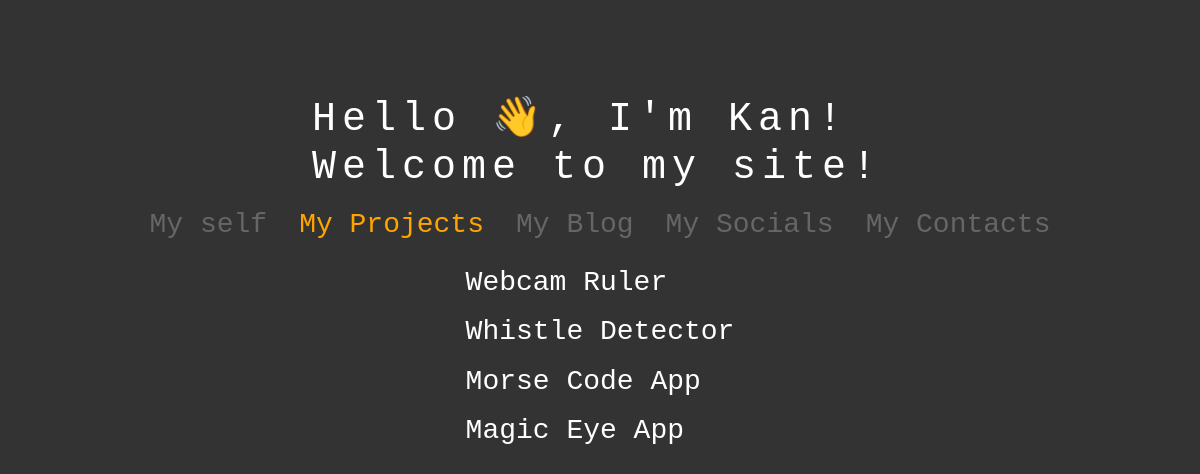
Page /projects on the earlier database version.
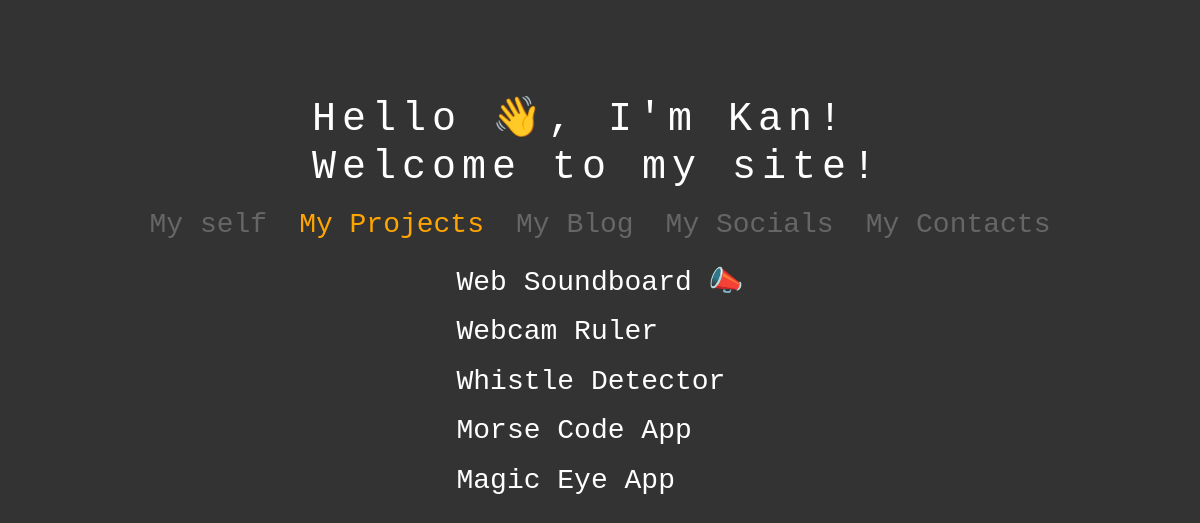
Same page on the later database version.
### apps/main/models.py (models this page shows, shortened)
class Post(models.Model):
    id = models.CharField(primary_key=True, unique=True, max_length=6, default=generate_id)
    title = models.CharField(max_length=200, unique=True,)
    slug = models.SlugField(unique=True, max_length=200)
    updated_on = models.DateTimeField(auto_now=True)
    created_on = models.DateTimeField(auto_now_add=True)
    raw_content = models.TextField()
    content = models.TextField(blank=True, null=True)
    content_type = models.IntegerField(choices=TYPE)
    status = models.IntegerField(choices=STATUS)
    objects = models.Manager()
    class Meta:
        ordering = ['-created_on']

### apps/new_main/views.py (the view)
# urls.py: path('projects', projects_view, name='projects'),
def projects_view(request):
    blog_list = Post.objects.filter(status=1, content_type=0).order_by('-created_on')
    project_list = Post.objects.filter(status=1, content_type=1).order_by('-created_on')
    return render(request, 'new_main/index.html', context={'blogs': blog_list,
                                                           'projects': project_list,
                                                           'anchor': 'projects'})

### apps/new_main/templates/new_main/index.html (shortened to what this page needs)
{% extends "_base.html" %}
{% load static %}
{% block ref %}
<link rel="stylesheet" href="https://use.fontawesome.com/releases/v5.0.10/css/all.css">
<link rel="stylesheet" type="text/css" href="{% static 'new_main/css/style.css' %}">
<link rel="stylesheet" type="text/css" href="{% static 'new_main/css/animations.css' %}">
{% endblock ref %}
{% block body_attr %}hx-headers='{"X-CSRFToken": "{{ csrf_token }}"}'{% endblock body_attr %}
{% block body %}
<div id="main">
    <div id='intro1' class="intro-div">
        <div class="typewriter"> <h1 id='intro1a'>Hello <span class='wave'>👋</span>, I'm Kan!</h1></div>
        <div class="typewriter"> <h1 id='intro1b'>Welcome to my site!</h1></div>
    </div>
    <div id="header-div1" class='fade-in-top header-div'>
        <h3 id='header-about' class="header" onclick="select_nav('about', '#header-div1');">My self</h3>
        <h3 id='header-projects' class="header" onclick="select_nav('projects', '#header-div1');">My Projects</h3>
        <h3 id='header-blogs' class="header" onclick="select_nav('blogs', '#header-div1'); blog_toggle(false);">My Blog</h3>
        <div style="display: flex; flex-direction: row; gap: 2em;">
        <h3 id='header-socials' class="header" onclick="select_nav('socials', '#header-div1');">My Socials</h3>
        <h3 id='header-contacts' class="header" onclick="select_nav('contacts', '#header-div1');">My Contacts</h3>
        </div>
    </div>
    <div id="content-div" class="fade-in-top">
        {% include "new_main/projects.html" with projects=projects %}
    </div>
</div>
{% endblock body %}

### templates/_base.html (shortened to what this page needs)
{% load static %}
<!DOCTYPE html>
<html lang="en">
<head>
    <link href="//netdna.bootstrapcdn.com/font-awesome/4.0.3/css/font-awesome.min.css" rel="stylesheet" type="text/css"/>
    <link href="https://cdn.jsdelivr.net/npm/bootstrap@5.2.1/dist/css/bootstrap.min.css" rel="stylesheet">
    <link rel="stylesheet" type="text/css" href="{% static 'css/style.css' %}">
    <link rel="stylesheet" type="text/css" href="{% static 'css/common_animations.css' %}">
    {% block ref %}{% endblock ref %}
</head>
<body {% block body_attr %}{% endblock body_attr %}>
    {% block body %}{% endblock body %}
</body>
</html>

### apps/new_main/templates/new_main/projects.html
<div id="content-projects" class="fade-in-top content-div">
    <div id='header-div2' class='header-div'>
        {% for project in projects %}
            <h3 class='header' onclick="window.location.href='{% url 'project_post' slug_id=project.slug %}'">{{project.title}}</h3>
        {% endfor %}
    </div>
</div>

### static/css/style.css (style rules this page uses)
* { box-sizing: border-box; }
body { background: #333; padding-top: 5em; display: flex; flex-direction: column; justify-content: center; font-family: monospace; color: #fff; margin: 1em; }
.header-div { display: flex; gap: .5em 2em; color: #fff; margin: auto; margin-top: 1em; flex-wrap: wrap; justify-content: center; }
#content-div { display: flex; flex-direction: column; gap: 5%; color: #fff; max-width: 40em; margin: auto; }
.active { color: orange; }
.deactive { color: #666; }

### static/css/common_animations.css (style rules this page uses)
.fade-in-top { animation: .5s normal both 1 kf-slide-from-top, .5s normal both 1 kf-fade-in; }

### apps/new_main/static/new_main/css/style.css (style rules this page uses)
.intro-div { display: flex; flex-direction: column; align-items: flex-start; width: fit-content; margin: auto; }
.typewriter h1 { width: fit-content; overflow: hidden; border-right: .15em solid orange; white-space: nowrap; margin: 0; letter-spacing: .15em; }
#content-projects { margin: auto; }
#header-div2 { flex-direction: column; }
.header { white-space: nowrap; }

### apps/new_main/static/new_main/css/animations.css (style rules this page uses)
#intro1a { animation: typing1 1.5s steps(20, end), blink-caret .4s step-end 2 both; }
#intro1b { animation: typing2 1s steps(20, end) 2s both, blink-caret .4s step-end 1s 3 both; }
.wave { animation: wave-animation 1s 1 1.5s; transform-origin: 70% 70%; display: inline-block; }
#header-div1 { animation-delay: 3s; }
#content-div { animation-delay: 3s; }

Differences in the rows shown:
added Post: title "Web Soundboard 📣"
